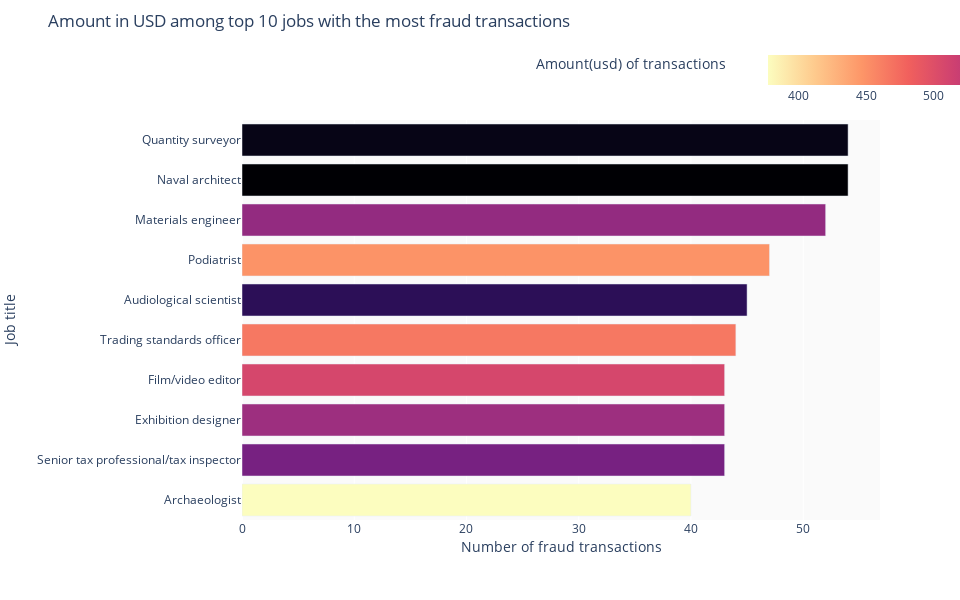

Here is the notebook cell this chart was saved with:
### Code cell
# The professions with the highest amount of fraudulent transactions were plotted.
fig = px.bar(df_,
             y='job', x='transaction_id',
             color='amount(usd)',
             color_continuous_scale=px.colors.sequential.Magma,
             labels={'job':'Job title', 
                     'transaction_id': 'Number of fraud transactions'},
             category_orders = {"job": df_.job.values},
             width=960,
             height=600)

fig.update_layout(
    title=dict(
        text='Amount in USD among top 10 jobs with the most fraud transactions'
    ),
    plot_bgcolor='#fafafa'
)

fig.update_coloraxes(
    colorbar=dict(
        title='Amount(usd) of transactions',
        orientation='h',
        x=1
    ),
    reversescale=True
)

fig.show()

### Figure 1 — Plotly figure (JSON) as saved in the notebook; plotly's stock layout.template omitted (floating-point values rounded to 4 significant figures)
{"data": [{"alignmentgroup": "True", "hovertemplate": "Number of fraud transactions=%{x}<br>Job title=%{y}<br>amount(usd)=%{marker.color}<extra></extra>", "legendgroup": "", "marker": {"color": [678.8, 689.5, 559.4, 448.3, 639.2, 465.5, 507.8, 551.2, 581.0, 377.1], "coloraxis": "coloraxis", "pattern": {"shape": ""}}, "name": "", "offsetgroup": "", "orientation": "h", "showlegend": false, "textposition": "auto", "type": "bar", "x": [54, 54, 52, 47, 45, 44, 43, 43, 43, 40], "xaxis": "x", "y": ["Quantity surveyor", "Naval architect", "Materials engineer", "Podiatrist", "Audiological scientist", "Trading standards officer", "Film/video editor", "Exhibition designer", "Senior tax professional/tax inspector", "Archaeologist"], "yaxis": "y"}], "layout": {"barmode": "relative", "coloraxis": {"colorbar": {"orientation": "h", "title": {"text": "Amount(usd) of transactions"}, "x": 1}, "colorscale": [[0, "#000004"], [0.1111, "#180f3d"], [0.2222, "#440f76"], [0.3333, "#721f81"], [0.4444, "#9e2f7f"], [0.5556, "#cd4071"], [0.6667, "#f1605d"], [0.7778, "#fd9668"], [0.8889, "#feca8d"], [1, "#fcfdbf"]], "reversescale": true}, "height": 600, "legend": {"tracegroupgap": 0}, "margin": {"t": 60}, "plot_bgcolor": "#fafafa", "title": {"text": "Amount in USD among top 10 jobs with the most fraud transactions"}, "width": 960, "xaxis": {"anchor": "y", "domain": [0, 1], "title": {"text": "Number of fraud transactions"}}, "yaxis": {"anchor": "x", "categoryarray": ["Archaeologist", "Senior tax professional/tax inspector", "Exhibition designer", "Film/video editor", "Trading standards officer", "Audiological scientist", "Podiatrist", "Materials engineer", "Naval architect", "Quantity surveyor"], "categoryorder": "array", "domain": [0, 1], "title": {"text": "Job title"}}}}
